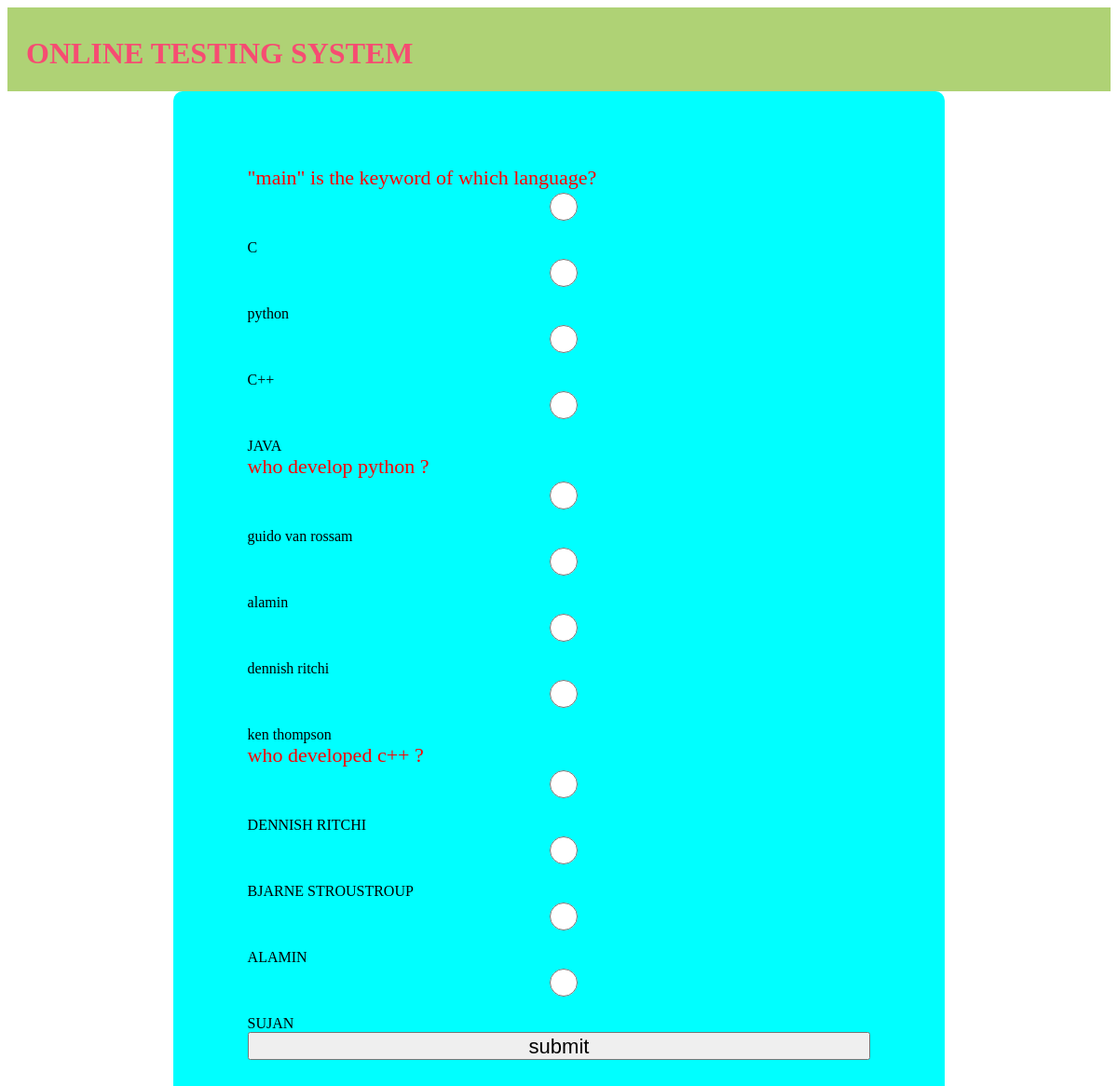
Page /test-paper?n=3 (signed in) on the committed database.
### OTS_APP/models.py (models this page shows)
class Question(models.Model):
    Queid=models.BigAutoField(primary_key=True,auto_created=True)
    Que=models.TextField()
    a=models.CharField(max_length=255)
    b=models.CharField(max_length=255)
    c=models.CharField(max_length=255)
    d=models.CharField(max_length=255)
    Ans=models.CharField(max_length=2)

### OTS_APP/views.py (the view)
# urls.py: path("test-paper",TestPaper,name="TestPaper"),
def TestPaper(request):
   if 'name' not in request.session.keys():
       return HttpResponseRedirect('login')
   n=int(request.GET['n'])
   question_pool=list(Question.objects.all())
   random.shuffle(question_pool)
   question_list=question_pool[:n]
   return render(request,'TestPaper.html',{'questions':question_list})

### OTS_APP/templates/TestPaper.html (shortened to what this page needs)
{% extends 'master.html' %}
{% block content %}
  <form action="{% url 'OTS_APP:CalculateResult' %}" method="post">
    {% for question in questions %}
    <div class="question">
        {{question.Que}}
    </div>
<div class="options"><input type="radio" name="q{{question.Queid}}" value="a">{{question.a}}</div>
<div class="options"><input type="radio" name="q{{question.Queid}}" value="b">{{question.b}}</div>
<div class="options"><input type="radio" name="q{{question.Queid}}" value="c">{{question.c}}</div>
<div class="options"><input type="radio" name="q{{question.Queid}}" value="d">{{question.d}}</div>
{% endfor %}
<input type="submit" value="submit">
  </form>
{% endblock %}

### OTS_APP/static/forms.css (style rules this page uses)
form { box-sizing: border-box; padding: 80px; border-radius: 10px; background-color: aqua; display: table; width:100%; }
input { display: block; width: 100%; height: 30px; font-size: 22px; margin-bottom: 20px; }
.question { color: red; font-size: 22px; }

### rows in the picture
Question: Que "\"main\" is the keyword of which language?", a "C", b "python", c "C++", d "JAVA"
Question: Que "who develop python ?", a "guido van rossam", b "alamin", c "dennish ritchi", d "ken thompson"
Question: Que "who developed c++ ?", a "DENNISH RITCHI", b "BJARNE STROUSTROUP", c "ALAMIN", d "SUJAN"
